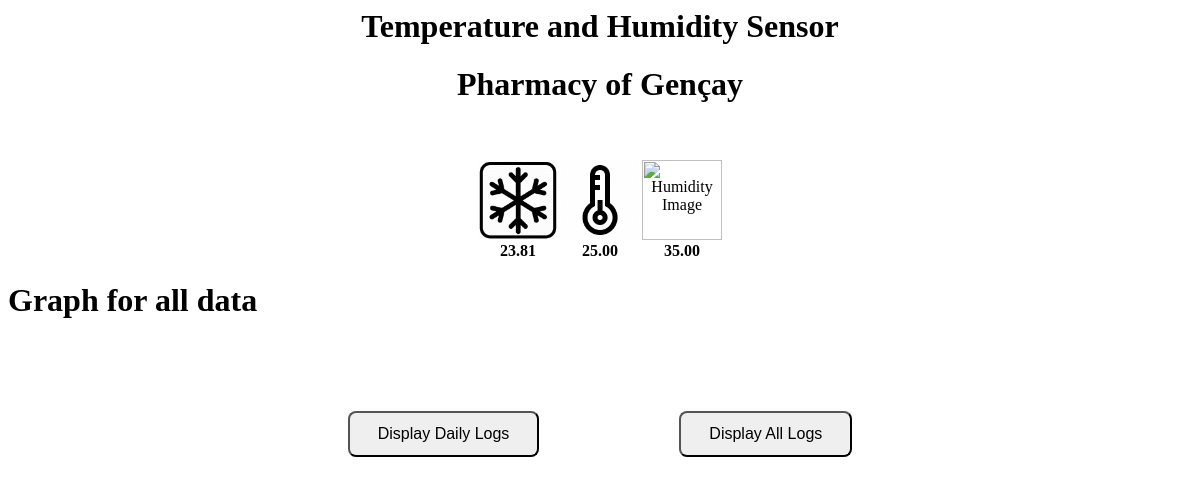
The page / on the database its author committed.
### tables this page shows
CREATE TABLE IF NOT EXISTS `log` (
  `id` bigint(20) NOT NULL AUTO_INCREMENT,
  `timestamp` timestamp NOT NULL DEFAULT current_timestamp(),
  `tempin` varchar(20) NOT NULL,
  `tempout` varchar(20) NOT NULL,
  `hum` varchar(20) NOT NULL,
  PRIMARY KEY (`id`)
);

### api/now.php (the view, shortened to what this page needs)
<html>
    <head>
    </head>
    <body>
        <table class="table1" align="center">
        <thead>
            <tr class="noww">
                <td><img src="fridge.png" alt="Fridge Image"></td>
                <td><img src="thermometer.png" alt="Thermometer Image"></td>
                <td><img src="humidity.png" alt="Humidity Image"></td>
            </tr>
        </thead>
        <tbody>
        <?php
            $connect = mysqli_connect(DB_SERVER, DB_USER, DB_PASSWORD, DB_DATABASE);
            $results = mysqli_query($connect,"SELECT * FROM log ORDER BY id DESC LIMIT 1");
            while($row = mysqli_fetch_array($results)) {
                $tempin = $row['tempin'];
                $tempout = $row['tempout'];
                $hum = $row['hum'];
            }
            ?>
                <tr>
                    <td><font face="Verdana" size="3"><b><?php echo $tempin ?></b></font></td>
                    <td><font face="Verdana" size="3"><b><?php echo $tempout ?></b></font></td>
                    <td><font face="Verdana" size="3"><b><?php echo $hum ?></b></font></td>
                </tr>
            </tbody>
            </table>
    </body>
</html>

### index.php (style rules this page uses)
body { background-color: #FFFFFF; }
table { border-collapse:collapse; }
td { text-align: center; }
img { width:80px; height:80px; }

### api/now.php (style rules this page uses)
img { width:80px; height:80px; }

### rows shown on the page
log: tempin "23.81", tempout "25.00", hum "35.00"
